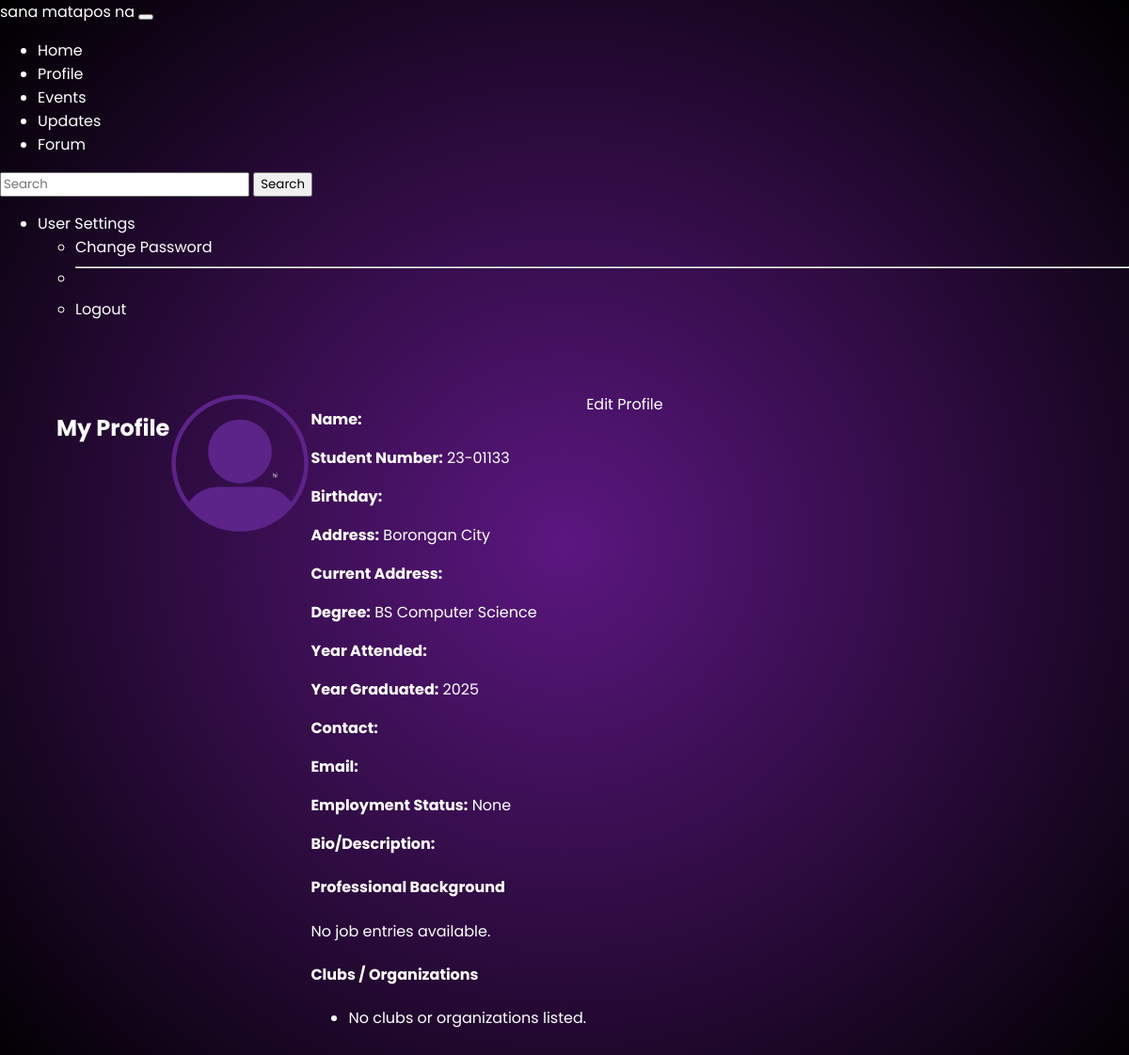
Screenshot of /profile/ (signed in) with the database file from the repository.
### core/models.py (models this page shows, shortened)
class CustomUser(AbstractBaseUser, PermissionsMixin):
    id = models.AutoField(primary_key=True)
    student_number = models.CharField(max_length=20, unique=True, null=True, blank=True) #nulled for admin registration
    full_name = models.CharField(max_length=200)
    address = models.CharField(max_length=255, blank=True)
    degree_choices = [
        ('BSCS', 'BS Computer Science'),
        ('BSIT', 'BS Information Technology'),
        ('BSEMC', 'BS Entertainment and Multimedia Computing'),
        ('ACT', 'Associate in Computer Technology'),
    ]
    degree = models.CharField(max_length=100, choices=degree_choices, blank=True)
    current_year = datetime.datetime.now().year
    year_selection = [(year, str(year)) for year in range(current_year, 2015, -1)]
    year_graduated = models.IntegerField(choices=year_selection, null=True, blank=True)
    bio = models.TextField(blank=True)
    EMPLOYMENT_STATUS_CHOICES = [
        ('employed', 'Employed'),
        ('freelancing', 'Freelancing'),
        ('unemployed', 'Unemployed'),
        ('studying', 'Studying'),
        ('other', 'Other'),
    ]
    employment_status = models.CharField(max_length=20, choices=EMPLOYMENT_STATUS_CHOICES, blank=True, null=True)
    username = models.CharField(max_length=150, unique=True, null=True, blank=True)
    profile_picture = models.ImageField(
        upload_to=user_profile_pic_path,
        default='default/profile.png',
        blank=True,
        null=True
    )
    is_staff = models.BooleanField(default=False)
    is_active = models.BooleanField(default=True)
    USERNAME_FIELD = 'student_number'
    REQUIRED_FIELDS = ['full_name']
    objects = CustomUserManager()

### core/views.py (the view)
# urls.py: path('profile/', views.profile_view, name='profile'),
@login_required
def profile_view(request):
    user = request.user
    can_edit = request.GET.get('edit') == '1'
    JobEntryFormSet = inlineformset_factory(CustomUser, JobEntry, form=JobEntryForm, extra=1, can_delete=True)
    ClubOrgFormSet = inlineformset_factory(CustomUser, ClubOrg, form=ClubOrgForm, extra=1, can_delete=True)
    if request.method == 'POST' and can_edit:
        form = UserProfileForm(request.POST, request.FILES, instance=user)
        job_formset = JobEntryFormSet(request.POST, instance=user)
        club_formset = ClubOrgFormSet(request.POST, instance=user)
        if form.is_valid() and job_formset.is_valid() and club_formset.is_valid():
            form.save()
            job_entries = job_formset.save(commit=False)
            JobEntry.objects.filter(user=user).update(is_current=False)
            for job in job_entries:
                job.user = user
                if not job.is_current:
                    job.is_current = True
                job.save()
            job_formset.save_m2m()
            club_formset.save()
            messages.success(request, 'Profile updated successfully.')
            return redirect('profile')
    else:
        form = UserProfileForm(instance=user)
        job_formset = JobEntryFormSet(instance=user)
        club_formset = ClubOrgFormSet(instance=user)
    job_entries = user.job_entries.all().order_by('-date_added')
    club_orgs = user.club_orgs.all()
    return render(request, 'core/profile.html', {
        'form': form,
        'formset': job_formset,
        'club_formset': club_formset,
        'can_edit': can_edit,
        'user_profile': user,
        'job_entries': job_entries,
        'club_orgs': club_orgs,
    })

### core/forms.py
class UserProfileForm(forms.ModelForm):
    class Meta:
        model = CustomUser
        fields = [
            'address',
            'employment_status',
            'bio',
            'profile_picture',
        ]
        widgets = {
            'bio': forms.Textarea(attrs={'rows': 3}),
        }

### core/templates/core/profile.html (shortened to what this page needs)
{% extends 'base.html' %}
{% load static %}
{% block content %}
<div class="container mt-4">
    <h2>My Profile</h2>
    <div class="text-center mb-4">
        {% if user.profile_picture %}
            <img src="{{ user.profile_picture.url }}" alt="Profile Picture" class="rounded-circle" width="150">
        {% else %}
            <img src="{% static 'default/profile.png' %}" alt="Default Profile Picture" class="rounded-circle" width="150">
        {% endif %}
    </div>
    {% if can_edit %}
        <form method="post" enctype="multipart/form-data">
            {% csrf_token %}
            <!-- <div class="mb-3">
                <label for="id_profile_picture" class="form-label"><strong>Profile Picture</strong></label>
                {{ form.profile_picture }}
            </div> -->
            <h4 class="mt-3">Basic Info</h4>
            {{ form.as_p }}
            <h4 class="mt-4">Professional Background</h4>
            {{ formset.management_form }}
            {% for job_form in formset %}
                <div class="border rounded p-3 mb-3 bg-light">
                    {{ job_form.as_p }}
                    {% if job_form.instance.pk %}
                        <div>
                            <label>Delete: {{ job_form.DELETE }}</label>
                        </div>
                    {% endif %}
                </div>
            {% endfor %}
            <h4 class="mt-4">Clubs / Organizations</h4>
            {{ club_formset.management_form }}
            {% for club_form in club_formset %}
                <div class="border rounded p-3 mb-3 bg-light">
                    {{ club_form.as_p }}
                    {% if club_form.instance.pk %}
                        <div>
                            <label>Delete: {{ club_form.DELETE }}</label>
                        </div>
                    {% endif %}
                </div>
            {% endfor %}
            <button type="submit" class="btn btn-success mt-3">Save Changes</button>
            <a href="{% url 'profile' %}" class="btn btn-secondary mt-3">Cancel</a>
        </form>
    {% else %}
        <div class="mt-3">
            <p><strong>Name:</strong> {{ full_name }}</p>
            <p><strong>Student Number:</strong> {{ user.student_number }}</p>
            <p><strong>Birthday:</strong> {{ user.birthday }}</p>
            <p><strong>Address:</strong> {{ user.address }}</p>
            <p><strong>Current Address:</strong> {{ user.curr_location }}</p>
            <p><strong>Degree:</strong> {{ user.get_degree_display }}</p>
            <p><strong>Year Attended:</strong> {{ user.year_attended }}</p>
            <p><strong>Year Graduated:</strong> {{ user.year_graduated }}</p>
            <p><strong>Contact:</strong> {{ user.contact }}</p>
            <p><strong>Email:</strong> {{ user.email }}</p>
            <p><strong>Employment Status:</strong> {{ user.get_employment_status_display }}</p>
            <p><strong>Bio/Description:</strong> {{ user.bio }}</p>
            <h4 class="mt-4">Professional Background</h4>
            {% for job in user.job_entries.all %}
                <div class="border rounded p-3 mb-3">
                    <strong>{{ job.job_title }}</strong><br>
                    <small class="text-muted">
                        {{ job.start_year }} -
                        {% if job.is_current %}
                            Present
                        {% else %}
                            Inactive
                        {% endif %}
                    </small>
                </div>
            {% empty %}
                <p>No job entries available.</p>
            {% endfor %}
            <h4 class="mt-4">Clubs / Organizations</h4>
            <ul>
                {% for club in club_orgs %}
                    <li>{{ club.org_name }}</li>
                {% empty %}
                    <li>No clubs or organizations listed.</li>
                {% endfor %}
            </ul>
        </div>
        <a href="{% url 'profile' %}?edit=1" class="btn btn-primary mt-3">Edit Profile</a>
    {% endif %}
</div>
{% endblock %}

### core/static/css/style.css (style rules this page uses)
body { margin: 0; padding: 0; font-family: 'Poppins', sans-serif; background: radial-gradient(circle, #5b1780, #000000); color: white; }
.container { display: flex; height: 100vh; }

### core/static/css/events.css (style rules this page uses)
* { box-sizing: border-box; font-family: 'Poppins', sans-serif; }
body { margin: 0; padding: 0; background: radial-gradient(circle, #5b1780, #000000); color: white; }
a { text-decoration: none; color: inherit; }
.container { display: flex; padding: 30px; }

### rows the page displays
CustomUser: profile_picture (placeholder picture), student_number "23-01133", address "Borongan City", degree "BS Computer Science", year_graduated "2025", employment_status "None"
